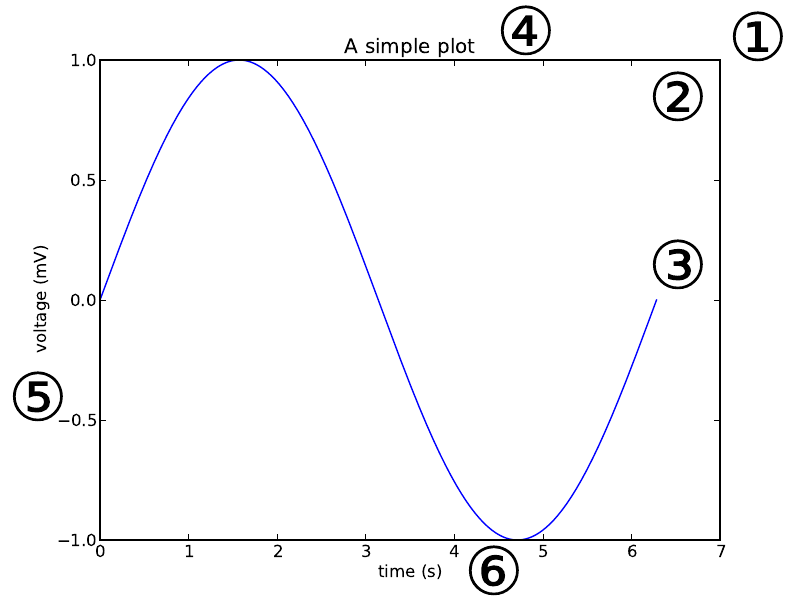

This figure's Python source:
import matplotlib.pyplot as plt
from matplotlib import font_manager
import numpy as np

x = np.linspace(0, np.pi*2, 1000)
y = np.sin(x)
plt.plot(x, y)
plt.title('A simple plot')
plt.xlabel('time (s)')
plt.ylabel('voltage (mV)')
prop = font_manager.FontProperties(size=48)
plt.figtext(0.91, 0.9, r'$\mathcircled{1}$', fontproperties=prop)
plt.figtext(0.81, 0.8, r'$\mathcircled{2}$', fontproperties=prop)
plt.figtext(0.81, 0.52, r'$\mathcircled{3}$', fontproperties=prop)
plt.figtext(0.62, 0.91, r'$\mathcircled{4}$', fontproperties=prop)
plt.figtext(0.01, 0.3, r'$\mathcircled{5}$', fontproperties=prop)
plt.figtext(0.58, 0.01, r'$\mathcircled{6}$', fontproperties=prop)
plt.savefig('artists_figure.pdf')
